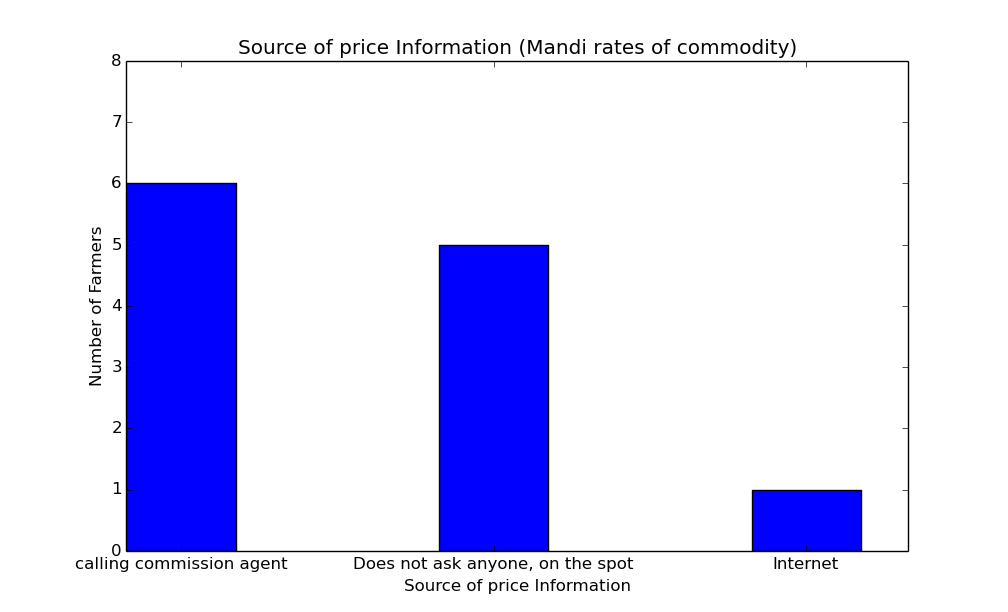

Recreate this plot in Python.
import numpy as np
import matplotlib.pyplot as plt

#Graph 1

y = [6,5,1]
N = len(y)
x = range(N)
#width = 1/1.5
width = 0.35       # the width of the bars: can also be len(x) sequence
plt.bar(x, y, width, color="blue")

plt.xlabel('Source of price Information')
plt.ylabel('Number of Farmers')
plt.title('Source of price Information (Mandi rates of commodity)')

plt.ylim([0,8])

ind = np.arange(N)    # the x locations for the groups

plt.xticks(ind+width/2., ('calling commission agent','Does not ask anyone, on the spot','Internet') )
    
plt.show()
